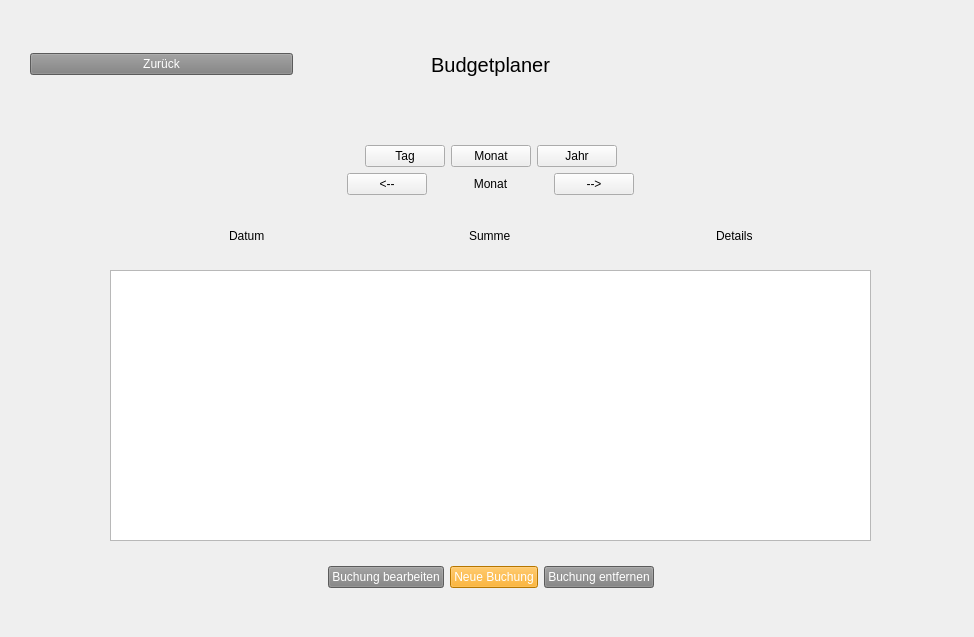
<?xml version="1.0" encoding="UTF-8"?>
<ui version="4.0">
 <class>Form</class>
 <widget class="QWidget" name="Form">
  <property name="geometry">
   <rect>
    <x>0</x>
    <y>0</y>
    <width>974</width>
    <height>637</height>
   </rect>
  </property>
  <property name="windowTitle">
   <string>Form</string>
  </property>
  <widget class="QWidget" name="verticalLayoutWidget">
   <property name="geometry">
    <rect>
     <x>30</x>
     <y>30</y>
     <width>921</width>
     <height>240</height>
    </rect>
   </property>
   <layout class="QVBoxLayout" name="verticalLayout">
    <item>
     <layout class="QHBoxLayout" name="horizontalLayout">
      <item>
       <widget class="QPushButton" name="b_back">
        <property name="styleSheet">
         <string notr="true">background-color: grey;
color: white;</string>
        </property>
        <property name="text">
         <string>Zurück</string>
        </property>
       </widget>
      </item>
      <item>
       <spacer name="horizontalSpacer_6">
        <property name="orientation">
         <enum>Qt::Horizontal</enum>
        </property>
        <property name="sizeType">
         <enum>QSizePolicy::Fixed</enum>
        </property>
        <property name="sizeHint" stdset="0">
         <size>
          <width>60</width>
          <height>20</height>
         </size>
        </property>
       </spacer>
      </item>
      <item>
       <widget class="QLabel" name="l_app">
        <property name="styleSheet">
         <string notr="true">font-size: 15pt;</string>
        </property>
        <property name="text">
         <string>Budgetplaner</string>
        </property>
        <property name="alignment">
         <set>Qt::AlignCenter</set>
        </property>
       </widget>
      </item>
      <item>
       <spacer name="horizontalSpacer_5">
        <property name="orientation">
         <enum>Qt::Horizontal</enum>
        </property>
        <property name="sizeType">
         <enum>QSizePolicy::Fixed</enum>
        </property>
        <property name="sizeHint" stdset="0">
         <size>
          <width>60</width>
          <height>60</height>
         </size>
        </property>
       </spacer>
      </item>
      <item>
       <widget class="QLabel" name="l_icon">
        <property name="styleSheet">
         <string notr="true">image: url(:/Images/logo_small_icon_only_inverted.png);</string>
        </property>
        <property name="text">
         <string/>
        </property>
       </widget>
      </item>
     </layout>
    </item>
    <item>
     <spacer name="verticalSpacer_3">
      <property name="orientation">
       <enum>Qt::Vertical</enum>
      </property>
      <property name="sizeType">
       <enum>QSizePolicy::Fixed</enum>
      </property>
      <property name="sizeHint" stdset="0">
       <size>
        <width>20</width>
        <height>40</height>
       </size>
      </property>
     </spacer>
    </item>
    <item>
     <layout class="QHBoxLayout" name="horizontalLayout_5">
      <item>
       <spacer name="horizontalSpacer_9">
        <property name="orientation">
         <enum>Qt::Horizontal</enum>
        </property>
        <property name="sizeHint" stdset="0">
         <size>
          <width>40</width>
          <height>20</height>
         </size>
        </property>
       </spacer>
      </item>
      <item>
       <widget class="QPushButton" name="b_day">
        <property name="text">
         <string>Tag</string>
        </property>
       </widget>
      </item>
      <item>
       <widget class="QPushButton" name="pushButton_4">
        <property name="text">
         <string>Monat</string>
        </property>
       </widget>
      </item>
      <item>
       <widget class="QPushButton" name="b_year">
        <property name="text">
         <string>Jahr</string>
        </property>
       </widget>
      </item>
      <item>
       <spacer name="horizontalSpacer_10">
        <property name="orientation">
         <enum>Qt::Horizontal</enum>
        </property>
        <property name="sizeHint" stdset="0">
         <size>
          <width>40</width>
          <height>20</height>
         </size>
        </property>
       </spacer>
      </item>
     </layout>
    </item>
    <item>
     <layout class="QHBoxLayout" name="horizontalLayout_4">
      <item>
       <spacer name="horizontalSpacer_7">
        <property name="orientation">
         <enum>Qt::Horizontal</enum>
        </property>
        <property name="sizeHint" stdset="0">
         <size>
          <width>40</width>
          <height>20</height>
         </size>
        </property>
       </spacer>
      </item>
      <item>
       <widget class="QPushButton" name="b_previous">
        <property name="text">
         <string>&lt;--</string>
        </property>
       </widget>
      </item>
      <item>
       <spacer name="horizontalSpacer_11">
        <property name="orientation">
         <enum>Qt::Horizontal</enum>
        </property>
        <property name="sizeType">
         <enum>QSizePolicy::Fixed</enum>
        </property>
        <property name="sizeHint" stdset="0">
         <size>
          <width>40</width>
          <height>20</height>
         </size>
        </property>
       </spacer>
      </item>
      <item>
       <widget class="QLabel" name="l_date">
        <property name="text">
         <string>Monat</string>
        </property>
        <property name="alignment">
         <set>Qt::AlignCenter</set>
        </property>
       </widget>
      </item>
      <item>
       <spacer name="horizontalSpacer_12">
        <property name="orientation">
         <enum>Qt::Horizontal</enum>
        </property>
        <property name="sizeType">
         <enum>QSizePolicy::Fixed</enum>
        </property>
        <property name="sizeHint" stdset="0">
         <size>
          <width>40</width>
          <height>20</height>
         </size>
        </property>
       </spacer>
      </item>
      <item>
       <widget class="QPushButton" name="b_next">
        <property name="text">
         <string>--&gt;</string>
        </property>
       </widget>
      </item>
      <item>
       <spacer name="horizontalSpacer_8">
        <property name="orientation">
         <enum>Qt::Horizontal</enum>
        </property>
        <property name="sizeHint" stdset="0">
         <size>
          <width>40</width>
          <height>20</height>
         </size>
        </property>
       </spacer>
      </item>
     </layout>
    </item>
    <item>
     <layout class="QHBoxLayout" name="horizontalLayout_6">
      <item>
       <spacer name="horizontalSpacer_13">
        <property name="orientation">
         <enum>Qt::Horizontal</enum>
        </property>
        <property name="sizeHint" stdset="0">
         <size>
          <width>40</width>
          <height>20</height>
         </size>
        </property>
       </spacer>
      </item>
      <item>
       <widget class="QLabel" name="l_d">
        <property name="text">
         <string>Datum</string>
        </property>
       </widget>
      </item>
      <item>
       <spacer name="horizontalSpacer_15">
        <property name="orientation">
         <enum>Qt::Horizontal</enum>
        </property>
        <property name="sizeHint" stdset="0">
         <size>
          <width>40</width>
          <height>20</height>
         </size>
        </property>
       </spacer>
      </item>
      <item>
       <widget class="QLabel" name="l_s">
        <property name="text">
         <string>Summe</string>
        </property>
       </widget>
      </item>
      <item>
       <spacer name="horizontalSpacer_16">
        <property name="orientation">
         <enum>Qt::Horizontal</enum>
        </property>
        <property name="sizeHint" stdset="0">
         <size>
          <width>40</width>
          <height>20</height>
         </size>
        </property>
       </spacer>
      </item>
      <item>
       <widget class="QLabel" name="l_de">
        <property name="text">
         <string>Details</string>
        </property>
       </widget>
      </item>
      <item>
       <spacer name="horizontalSpacer_14">
        <property name="orientation">
         <enum>Qt::Horizontal</enum>
        </property>
        <property name="sizeHint" stdset="0">
         <size>
          <width>40</width>
          <height>20</height>
         </size>
        </property>
       </spacer>
      </item>
     </layout>
    </item>
   </layout>
  </widget>
  <widget class="QWidget" name="">
   <property name="geometry">
    <rect>
     <x>30</x>
     <y>540</y>
     <width>921</width>
     <height>75</height>
    </rect>
   </property>
   <layout class="QHBoxLayout" name="horizontalLayout_3">
    <item>
     <spacer name="horizontalSpacer_3">
      <property name="orientation">
       <enum>Qt::Horizontal</enum>
      </property>
      <property name="sizeHint" stdset="0">
       <size>
        <width>40</width>
        <height>20</height>
       </size>
      </property>
     </spacer>
    </item>
    <item>
     <widget class="QPushButton" name="b_edittransaction">
      <property name="styleSheet">
       <string notr="true">background-color: grey;
color: white;</string>
      </property>
      <property name="text">
       <string>Buchung bearbeiten</string>
      </property>
     </widget>
    </item>
    <item>
     <widget class="QPushButton" name="b_addtransaction">
      <property name="styleSheet">
       <string notr="true">background-color: orange;
color: white;</string>
      </property>
      <property name="text">
       <string>Neue Buchung</string>
      </property>
     </widget>
    </item>
    <item>
     <widget class="QPushButton" name="b_deletetransaction">
      <property name="styleSheet">
       <string notr="true">background-color: grey;
color: white;</string>
      </property>
      <property name="text">
       <string>Buchung entfernen</string>
      </property>
     </widget>
    </item>
    <item>
     <spacer name="horizontalSpacer_4">
      <property name="orientation">
       <enum>Qt::Horizontal</enum>
      </property>
      <property name="sizeHint" stdset="0">
       <size>
        <width>40</width>
        <height>20</height>
       </size>
      </property>
     </spacer>
    </item>
   </layout>
  </widget>
  <widget class="QWidget" name="horizontalLayoutWidget_3">
   <property name="geometry">
    <rect>
     <x>30</x>
     <y>270</y>
     <width>921</width>
     <height>271</height>
    </rect>
   </property>
   <layout class="QHBoxLayout" name="horizontalLayout_2">
    <item>
     <spacer name="horizontalSpacer">
      <property name="orientation">
       <enum>Qt::Horizontal</enum>
      </property>
      <property name="sizeType">
       <enum>QSizePolicy::Fixed</enum>
      </property>
      <property name="sizeHint" stdset="0">
       <size>
        <width>80</width>
        <height>20</height>
       </size>
      </property>
     </spacer>
    </item>
    <item>
     <widget class="QListWidget" name="listofftransaction">
      <property name="styleSheet">
       <string notr="true">font-size:12pt;</string>
      </property>
     </widget>
    </item>
    <item>
     <spacer name="horizontalSpacer_2">
      <property name="orientation">
       <enum>Qt::Horizontal</enum>
      </property>
      <property name="sizeType">
       <enum>QSizePolicy::Fixed</enum>
      </property>
      <property name="sizeHint" stdset="0">
       <size>
        <width>80</width>
        <height>20</height>
       </size>
      </property>
     </spacer>
    </item>
   </layout>
  </widget>
 </widget>
 <resources>
  <include location="../MenuFrame/Menu.qrc"/>
 </resources>
 <connections/>
</ui>
